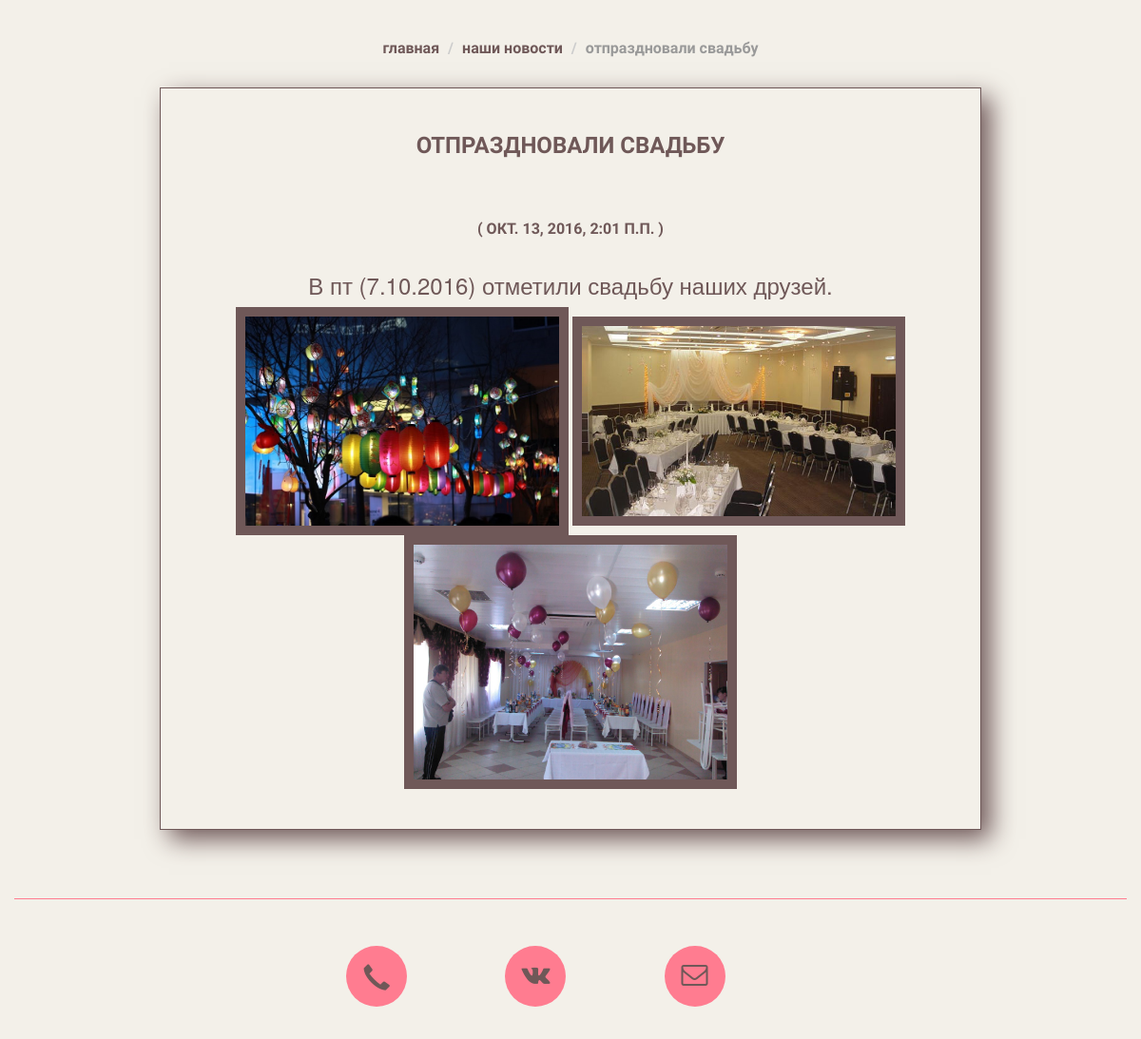
/news/3/, run on the app's committed database.
### newsApp/models.py (models this page shows, shortened)
class New(models.Model):
    title = models.CharField(max_length=255,verbose_name=u'Название')
    text = models.TextField(verbose_name=u'Текст новости')
    date =  models.DateTimeField(auto_now_add=True,verbose_name=u'Дата')
    category = models.ForeignKey(CategoryNews,verbose_name=u'Категория новости')
    class Meta:
        verbose_name=u"Новость"
        verbose_name_plural=u"Новости"

class New_Photos(models.Model):
    text = models.TextField(verbose_name=u'текст к фото если нужен')
    photo = models.ImageField(blank=True,verbose_name=u'фото')
    isDefault = models.BooleanField(verbose_name=u'обложка альбома')
    new = models.ForeignKey(New,verbose_name=u'фото относится к этой нвоости \ событию')
    def get_photo(self):
        if self.photo:
            return self.photo.url
        else:
            return DEFAULT_PHOTO
    class Meta:
        verbose_name=u"Фото"
        verbose_name_plural=u"Фотографии"

### newsApp/views.py (the view)
# urls.py: url(r'^(?P<pk>\d+)/$', views.NewsDetailView.as_view(), name='news-detail'),
class NewsDetailView(DetailView):
    model = New

### newsApp/templates/newsApp/new_detail.html
﻿{% extends "app/layout.html" %}
{% block content %}
{% load staticfiles %}
<section class="section_news">
    <ol class="breadcrumb">
        <li><a href="../../">Главная</a></li>
        <li><a href="../">Наши новости</a></li>
        <li class="active">{{ object.title }}</li>
    </ol>
    <div class="container">
        <h2>{{ object.title }}</h2>
        <h2 class="section_news__date">( {{ object.date }} ) </h2>
        <div class="section_news__text">
            <h3>{{ object.text }}</h3>
        </div>
        <div class="section_news__photos">
            {%for ph in object.new_photos_set.all%}
                <img src="{{ph.get_photo}}"/>
            {%endfor%}
        </div>
    </div>
</section>
{% endblock %}

### app/static/app/content/site.css (style rules this page uses)
.breadcrumb { background-color:transparent; font-family: 'Acme', sans-serif; font-weight:bold; text-transform: lowercase; font-size:20px; margin: auto auto 2% auto; }
.breadcrumb a { color:#6F5858; }
.main img, .section_news img, .our-news img { height:auto; width:100%; max-height:100%; max-height:700px; background-size:cover; }
.section_news .breadcrumb, .our-contacts .breadcrumb { max-width: 1200px; width: 80%; font-size:16px; }
.section_news .container, .our-news .container, .our-menu .container, .our-contacts .container { max-width: 1200px; margin: 0 auto; width: 80%; }
.section_news .container, .our-contacts .container { border:1px solid #6F5858; box-shadow: 10px 10px 25px #6F5858; }
.section_news__text { text-align:center; }
.section_news__date { border: none; font-size:16px; margin-bottom:4%; }
.section_news__date::after { display: none; background-color: none; }
.section_news__photos { text-align:center; margin:0 auto; margin-bottom: 5%; }
.section_news__photos img { height:auto; width:100%; max-width:350px; max-height:700px; background-size:cover; border: 10px solid #6F5858; }

### app/static/app/content/styles.css (style rules this page uses)
section { padding:5%; margin:1% 0; color:#6F5858; text-align:center; color: #6F5858; }
section h2 { font-family: 'Acme', sans-serif; font-weight:bold; font-size: 24px; text-decoration:none; text-transform: uppercase; background: transparent; margin-bottom:7%; margin-top:5%; line-height:1.5; }
.our-menu, .our-news, .section_news { padding-top:0; }

### data on the page
New: title "отпраздновали свадьбу", title "ОТПРАЗДНОВАЛИ СВАДЬБУ", date "ОКТ. 13, 2016, 2:01 П.П.", text "В пт (7.10.2016) отметили свадьбу наших друзей."
New_Photos: get_photo (picture)
New_Photos: get_photo (picture)
New_Photos: get_photo (picture)
